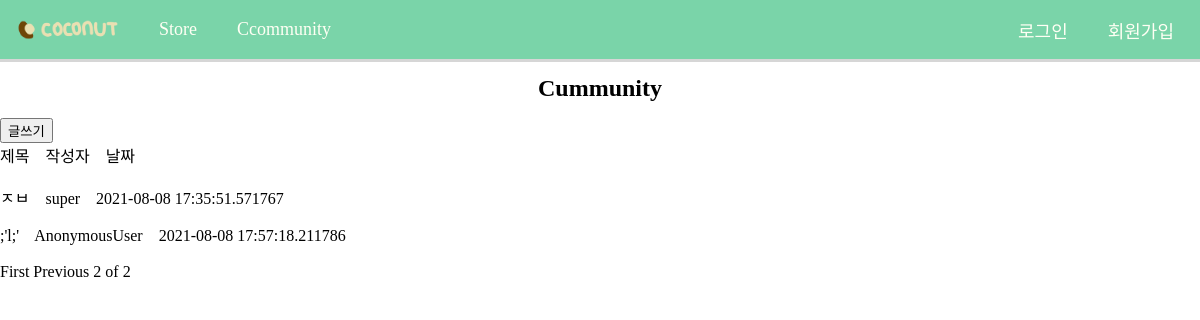
/community/main/?page=2, run on an earlier commit of the app's database.
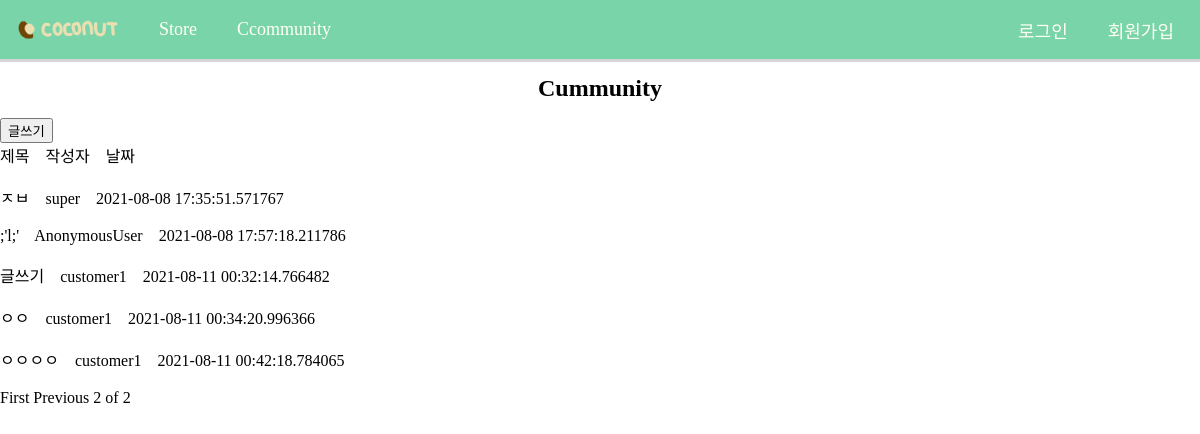
And on a later commit of the database.
### community/models.py (models this page shows, shortened)
class Community(models.Model):
    writer = models.CharField(max_length=200, default='')
    title = models.CharField(max_length=200, default='')
    content = models.CharField(max_length=200, default='')
    subdate = models.CharField(max_length=200, default='')

### community/views.py (the view)
# urls.py: path('main/', views.commu_main, name = "commu_main"),
def commu_main(request):
    communitys = Community.objects
    community_list = Community.objects.all()
    paginator = Paginator(community_list,10)
    page = request.GET.get('page')
    posts = paginator.get_page(page)
    return render(request,'commu_main.html',{'communitys':communitys,'posts':posts})

### community/templates/commu_main.html (shortened to what this page needs)
<!DOCTYPE html>
<html lang="en">
{% load static %}
<head>
    <link rel="stylesheet" type="text/css" href="{% static 'css/base.css' %}" />
</head>
<body>
    {% include 'base.html'%}
    <div class="main">
        <h1>Cummunity</h1>
        <div class = "button">
            <button onclick=location.href="{%url 'commu_create'%}">글쓰기</button>
            <br>
        </div>
        <div class = "content">
            <span>제목</span>&nbsp&nbsp&nbsp
            <span>작성자</span>&nbsp&nbsp&nbsp
            <span>날짜</span>
            <br>
            <br>
            {% for community in posts %}
                <span><a href = "{% url 'commu_detail' community.id%}">{{community.title}}</a></span>&nbsp&nbsp&nbsp
                <span>{{community.writer}}</span>&nbsp&nbsp&nbsp
                <span>{{community.subdate}}</span>
                <br>
                <br>
            {% endfor %}
            {% if posts.has_previous%}
                <a href="?page=1">First</a>
                <a href="?page={{posts.previous_page_number}}">Previous</a>
            {% endif %}
            <span>{{posts.number}}</span>
            <span>of</span>
            <span>{{posts.paginator.num_pages}}</span>
        </div>
    </div>
</body>
</html>

### coconutproject/templates/base.html (shortened to what this page needs)
{% load static %}
    <nav class="nav-container">
        {%if user.is_authenticated%}
            <div class="main-nav-logo">
                <a href = "{% url 'home'%}">
                    <img src="/static/img/coconut_logo.png" class="nav-logo-img">
                </a>
            </div>
            <div class="nav-item-left-container">
                <div class="nav-item-menu">
                    <li><a href="{% url 'map'%}">Store</a> </li>
                    <li><a href="{% url 'commu_main'%}">Ccommunity</a> </li>
                </div>
            </div>
            <div class="nav-item-right-container">
                <li><a href="{% url 'store_registration'%}">가맹점 등록</a> </li>
                <li><a href="{% url 'qrpage'%}">QR</a> </li>
                <li><a href="{% url 'qr_scan'%}">SCAN</a> </li>
                <li><a href="{% url 'mypoint'%}">마이페이지</a> </li>
                <li><a href="{% url 'logout'%}">로그아웃</a> </li>
            </div>
            <div class="navbar-tooglebox">
                <span class="iconify" data-icon="ci:hamburger" style="color: #fffff4;" data-width="40"></span>
            </div>
        {%else%}
            <div class="main-nav-logo">
                <a href = "{% url 'home'%}">
                    <img src="/static/img/coconut_logo.png" class="nav-logo-img">
                </a>
            </div>
            <div class="nav-item-left-container">
                <div class="nav-item-menu">
                    <li><a href="{% url 'map'%}">Store</a> </li>
                    <li><a href="{% url 'commu_main'%}">Ccommunity</a> </li>
                </div>
            </div>
            <div class="nav-item-right-container"></ul>
                <li><a href="{% url 'login'%}">로그인</a> </li>
                <li><a href="{% url 'signup_choice'%}">회원가입</a> </li>
            </div>
        {%endif%}
    </nav>

### coconutproject/static/css/base.css (style rules this page uses)
:root { --mint: #7ad4a9; --brown: #754434; --ivory: #fffff4; --title: 25px; --subtitle: 17px; --content: 15px; }
* { font-family: "InfinitySans-RegularA1"; }
body { margin: 0; padding: 0; }
a { text-decoration: none; color: black; }
.nav-container a { text-decoration: none; color: var(--ivory); }
h1 { display: flex; justify-content: center; font-size: 2vw; font-weight: bold; width: 100%; }
.nav-container { display: flex; justify-content: space-between; align-items: center; width: 100%; background-color: var(--mint); font-size: 18px; font-family: InfinitySans-RegularA1; box-shadow: 0 0 0 3px #cccc ; padding: 0.5% 0; }
.nav-item-left-container { display: flex; justify-content: flex-start; width: 30%; }
.main-nav-logo { margin-left: 0.5%; padding: 0; }
.main-nav-logo a { margin: 0; padding: 0; height: 47px; }
.nav-logo-img { margin: 0; padding: 0; width: auto; height: 47px; vertical-align: bottom; }
.nav-item-menu { display: flex; list-style: none; }
.nav-item-menu li { padding: 10px 20px; }
.nav-item-right-container { display: flex; justify-content: flex-end; list-style: none; padding-left: 0; margin-right: 0.5%; width: 60%; }
.nav-item-right-container li { padding: 10px 20px; }

What changed in the data, as far as the page shows it:
added Community: title "글쓰기", writer "customer1", subdate "2021-08-11 00:32:14.766482"
added Community: title "ㅇㅇ", writer "customer1", subdate "2021-08-11 00:34:20.996366"
added Community: title "ㅇㅇㅇㅇ", writer "customer1", subdate "2021-08-11 00:42:18.784065"
